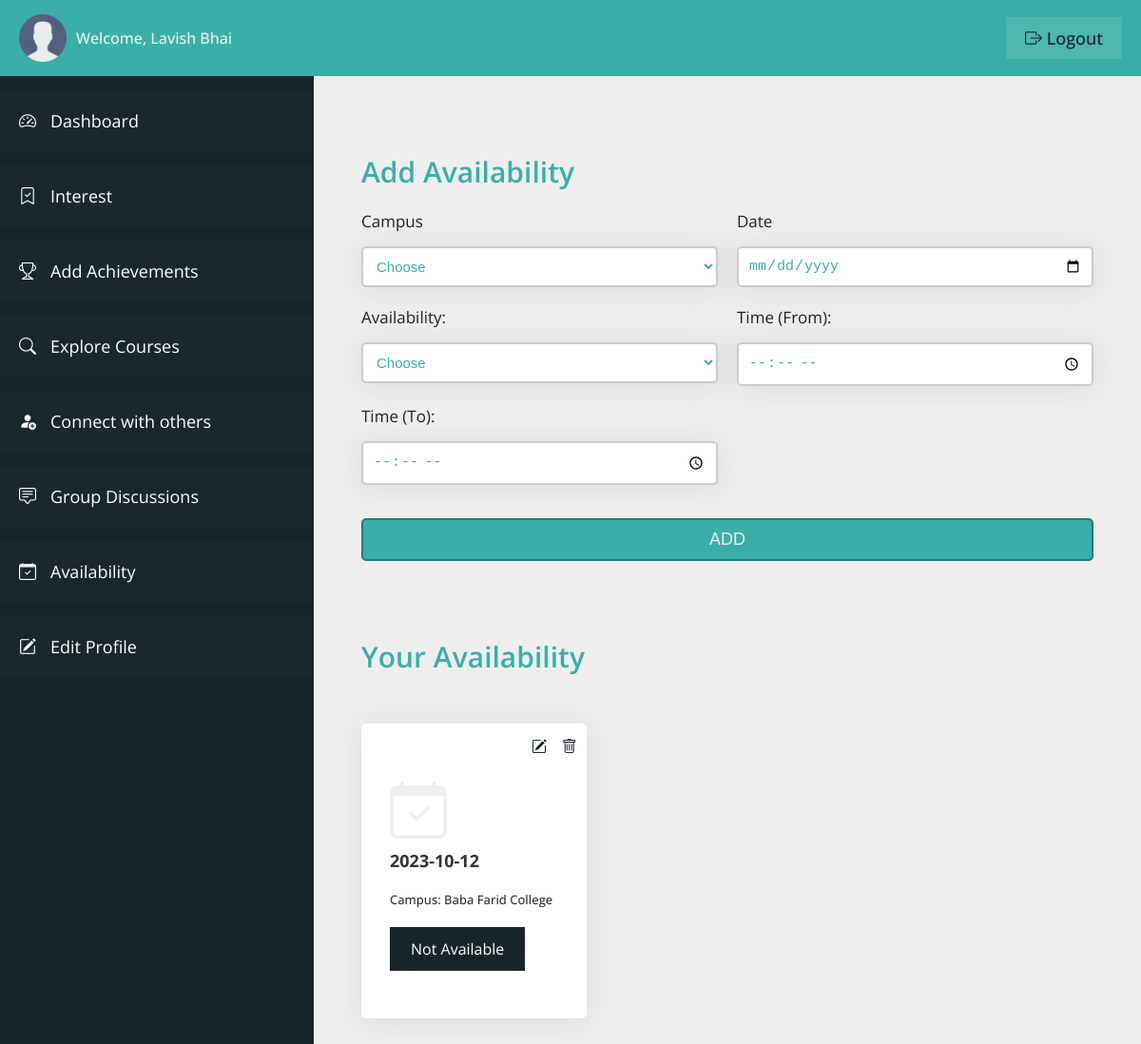
The app's page /student/user-availability.php (signed in) with its own data.
### tables this page shows
CREATE TABLE `user_table` (
  `user_id` int(11) NOT NULL,
  `user_firstname` varchar(100) NOT NULL,
  `user_lastname` varchar(100) NOT NULL,
  `user_type` varchar(20) NOT NULL,
  `user_email` varchar(100) NOT NULL,
  `user_phone` varchar(10) NOT NULL,
  `user_password` varchar(100) NOT NULL,
  `user_createdon` datetime NOT NULL DEFAULT current_timestamp()
);

CREATE TABLE `availability_table` (
  `availability_id` int(11) NOT NULL,
  `user_id` int(11) NOT NULL,
  `campus_name` varchar(100) NOT NULL,
  `availability_date` varchar(50) NOT NULL,
  `availability` varchar(50) NOT NULL,
  `time_from` varchar(50) NOT NULL,
  `time_to` varchar(50) NOT NULL,
  `added_on` datetime NOT NULL DEFAULT current_timestamp()
);

### student/user-availability.php (the view, shortened to what this page needs)
<?php
include "connection.php";
?>
<!DOCTYPE html>
<html lang="en">
<head>
    <link rel="stylesheet" href="css/style-dashboard.css">
    <link rel="stylesheet" href="https://cdn.jsdelivr.net/npm/bootstrap-icons@1.11.0/font/bootstrap-icons.css">
</head>
<body>
    <div class="container">
        <header class="header">
            <div class="header__left">
                <img src="img/user.png" class="user__header-user" alt="user">
                <span class="header__user-name">Welcome,
                    <?php
                    $q = "SELECT * FROM user_table WHERE user_id = '" . $_SESSION['userIdVce'] . "'";
                    $r = mysqli_query($con, $q);
                    if (mysqli_num_rows($r) > 0) {
                        $row = mysqli_fetch_array($r);
                        echo $row['user_firstname'] . ' ' . $row['user_lastname'];
                    }
                    ?>
                </span>
            </div>
            <div class="header__right">
                <a href="logout.php" class="header__user-logout"><i class="bi bi-box-arrow-right"></i> logout</a>
            </div>
        </header>
        <section class="sidebar">
            <ul class="sidebar__items">
                <a href="dashboard.php" class="sidebar__item-link">
                    <li class="sidebar__item">
                        <i class="bi bi-speedometer2"></i>
                        <span>Dashboard</span>
                    </li>
                </a>
                <a href="user-interest.php" class="sidebar__item-link">
                    <li class="sidebar__item">
                        <i class="bi bi-bookmark-check"></i>
                        <span>Interest</span>
                    </li>
                </a>
                <a href="user-achievements.php" class="sidebar__item-link">
                    <li class="sidebar__item">
                        <i class="bi bi-trophy"></i>
                        <span>Add Achievements</span>
                    </li>
                </a>
                <a href="explore-courses.php" class="sidebar__item-link">
                    <li class="sidebar__item">
                        <i class="bi bi-search"></i>
                        <span>Explore Courses</span>
                    </li>
                </a>
                <a href="connect.php" class="sidebar__item-link">
                    <li class="sidebar__item">
                        <i class="bi bi-person-fill-add"></i>
                        <span>Connect with others</span>
                    </li>
                </a>
                <a href="group-discussions.php" class="sidebar__item-link">
                    <li class="sidebar__item">
                        <i class="bi bi-chat-square-text"></i>
                        <span>Group Discussions</span>
                    </li>
                </a>
                <a href="user-availability.php" class="sidebar__item-link">
                    <li class="sidebar__item">
                        <i class="bi bi-calendar-check"></i>
                        <span>Availability</span>
                    </li>
                </a>
                <a href="profile.php" class="sidebar__item-link">
                    <li class="sidebar__item">
                        <i class="bi bi-pencil-square"></i>
                        <span>Edit Profile</span>
                    </li>
                </a>
            </ul>
        </section>
        <main class="main__content">
            <div class="login-container-2">
                <form action="<?php echo htmlspecialchars($_SERVER['PHP_SELF']) ?>" method="post" class="login__form">
                    <h3 class="heading-3">Add Availability</h3>
                    <div class="input">
                        <label class="label__text">Campus</label>
                        <select class="input__box" name="campus" required>
                            <option selected disabled>Choose</option>
                        </select>
                    </div>
                    <div class="input">
                        <label class="label__text">Date</label>
                        <input type="date" class="input__box" name="date" required>
                    </div>
                    <div class="input">
                        <label class="label__text">Availability:</label>
                        <select class="input__box" name="availability" required>
                            <option selected disabled>Choose</option>
                        </select>
                    </div>
                    <div class="input">
                        <label class="label__text">Time (From):</label>
                        <input type="time" class="input__box" name="t_from">
                    </div>
                    <div class="input">
                        <label class="label__text">Time (To):</label>
                        <input type="time" class="input__box" name="t_to">
                    </div>
                    <div class="input input__btn">
                        <input type="submit" value="Add" class="btn" name="add_availability">
                    </div>
                </form>
            </div>
            <div class="view__container">
                <div class="course__card-container">
                    <h3 class="heading-3">
                        Your Availability
                    </h3>
                    <?php
                    $query = "SELECT * FROM availability_table WHERE user_id = '" . $_SESSION['userIdVce'] . "'";
                    $runQ = mysqli_query($con, $query);
                    if (mysqli_num_rows($runQ) > 0) {
                        while ($rowQ = mysqli_fetch_array($runQ)) {
                    ?>
                            <div class="course__card">
                                <span class="achievement_trophy">
                                    <i class="bi bi-calendar-check"></i>
                                </span>
                                <h3 class="course__name-heading">
                                    <?php echo $rowQ['availability_date']; ?>
                                </h3>
                                <p class="course__completedon">
                                    <span>Campus:</span>
                                    <span><?php echo $rowQ['campus_name']; ?></span>
                                </p>
                                <a class="course__link-btn" href="#">
                                    <?php echo $rowQ['availability']; ?>
                                </a>
                                <div class="course__options">
                                    <a href="edit-availability.php?aid=<?php echo $rowQ['availability_id']; ?>" class="edit-btn">
                                        <i class="bi bi-pencil-square"></i>
                                    </a>
                                    <a onclick="return confirm('Are you sure you want to delete this item?');" href="remove-availability.php?aid=<?php echo $rowQ['availability_id']; ?>" class="remove-btn">
                                        <i class="bi bi-trash"></i>
                                    </a>
                                </div>
                            </div>
                    <?php
                        }
                    }
                    ?>
                </div>
            </div>
        </main>
    </div>
</body>
</html>

### student/css/style-dashboard.css (style rules this page uses)
:root { --color-primary: #3aafa9; --color-primary-dark: #2b7a78; --color-primary-light: #def2f1; --color-secondary: #17252a; --color-secondary-dark: #101a1d; --color-secondary-light: #377084; --color-grey-light-1: #999; --color-grey-light-2: #ccc; --color-grey-light-3: #eee; --color-grey-dark-1: #242424; --color-grey-dark-2: #333; --color-grey-dark-3: #474747; --color-white: #fff; --font-default: "Open Sans", sans-serif; }
*, *::before, *::after { margin: 0; padding: 0; box-sizing: inherit; }
html { font-size: 62.5%; box-sizing: border-box; }
body { color: var(--color-grey-dark-2); font-family: var(--font-default); }
.container { height: 100vh; display: grid; grid-template-columns: 33rem 1fr; grid-template-rows: 8rem calc(100vh - 8rem); }
.header { grid-column: 1 / -1; background-color: var(--color-primary); display: flex; align-items: center; justify-content: space-between; padding: 0 2rem; }
.header__left { display: flex; align-items: center; gap: 1rem; }
.user__header-user { width: 5rem; }
.header__user-name { font-size: 1.6rem; color: var(--color-grey-light-3); font-weight: 500; }
.header__user-logout:link, .header__user-logout:visited { font-size: 1.8rem; color: var(--color-secondary); background-color: rgba(255, 255, 255, 0.1); text-decoration: none; text-transform: capitalize; font-weight: 500; padding: 1rem 2rem; transition: all 0.2s; }
.sidebar { background-color: var(--color-secondary); overflow-y: scroll; padding-top: 1.5rem; scroll-behavior: smooth; }
.sidebar__item { padding: 2rem; background-color: rgba(255, 255, 255, 0.01); margin-bottom: 1.5rem; display: flex; gap: 1.5rem; transition: all 0.2s; }
.sidebar__item-link:link, .sidebar__item-link:visited { color: var(--color-white); text-decoration: none; font-size: 1.8rem; }
.main__content { background-color: var(--color-grey-light-3); padding: 8rem 5rem; overflow-y: scroll; scroll-behavior: smooth; }
.login__form { display: grid; grid-template-columns: repeat(2, 1fr); grid-column-gap: 2rem; }
.heading-3 { font-size: 3rem; font-weight: 600; color: var(--color-primary); margin-bottom: 2rem; grid-column: 1 / -1; }
.input__btn { grid-column: 1 / -1; }
.input { display: flex; flex-direction: column; gap: 1.5rem; }
.label__text { font-size: 1.7rem; font-weight: 400; color: var(--color-secondary); }
.input__box { padding: 1rem; border: 2px solid var(--color-grey-light-2); border-radius: 5px; background-color: var(--color-white); color: var(--color-primary); box-shadow: 0px 0.2rem 3rem 0.2rem rgba(156, 156, 156, 0.2); font-size: 1.5rem; margin-bottom: 2rem; }
.btn { padding: 1rem; font-size: 1.8rem; text-transform: uppercase; font-weight: 500; margin-top: 1.5rem; background-color: var(--color-primary); border: 2px solid var(--color-primary-dark); color: var(--color-grey-light-3); border-radius: 5px; cursor: pointer; }
.view__container { margin-top: 8rem; }
.course__card-container { display: grid; grid-template-columns: repeat(3, 1fr); grid-gap: 3rem; }
.course__card { background-color: var(--color-white); box-shadow: 0px 0.2rem 3rem 0.2rem rgba(156, 156, 156, 0.2); padding: 5rem 3rem; border-radius: 0.5rem; position: relative; }
.course__name-heading { font-size: 1.8rem; margin-bottom: 2rem; }
.course__options { position: absolute; top: 0.5rem; right: 0.5rem; }
.edit-btn { display: inline-block; color: var(--color-secondary); font-size: 1.6rem; padding: 0.8rem; }
.remove-btn { display: inline-block; color: var(--color-secondary); font-size: 1.6rem; padding: 0.5rem; }
.course__link-btn:link, .course__link-btn:visited { font-size: 1.6rem; text-decoration: none; background-color: var(--color-secondary); color: var(--color-white); border: 2px solid var(--color-secondary); padding: 1rem 2rem; transition: all 0.2s; display: inline-block; }
.achievement_trophy { font-size: 6rem; color: var(--color-grey-light-3); margin-bottom: 6rem; }
.course__completedon { font-size: 1.3rem; margin-bottom: 2rem; font-weight: 500; }

### records on screen
user_table: user_firstname "Lavish", user_lastname "Bhai"
availability_table: availability_date "2023-10-12", campus_name "Baba Farid College", availability "Not Available"
